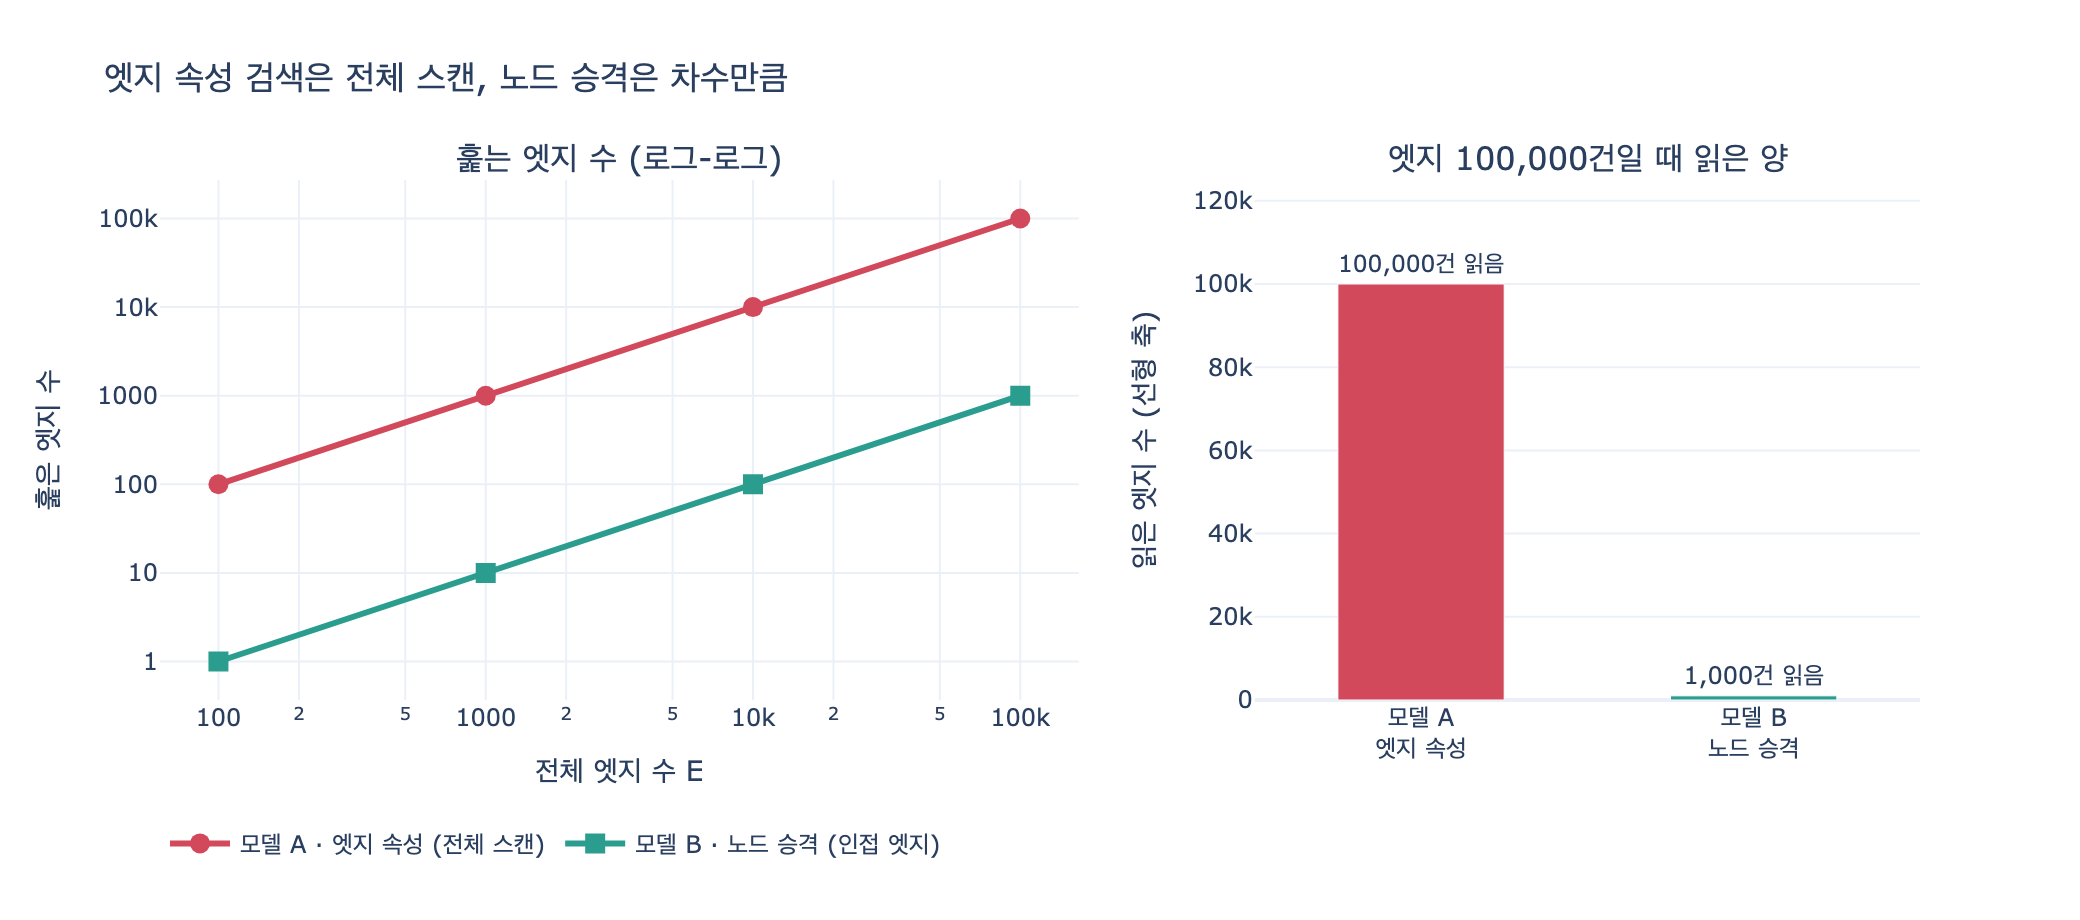

Reproduce this figure in Python.
# %% [markdown]
# # 엣지 속성으로 검색하면 전체 스캔이 된다
#
# **질문**: 엣지 모델에서 "김하늘이 담당한 체결 건"을 찾으려면 어떻게 해야 하는가?
#
# **답**: 모든 엣지를 훑으며 `props["by"]`를 확인해야 한다. 엣지 속성에는 색인을 걸 수
# 없는 엔진이 많아 전체 스캔이 된다.
#
# 이 노트북은 같은 사실을 두 가지 모델로 저장해 놓고, 같은 질문을 던졌을 때
# "훑어야 하는 엣지 수"가 어떻게 달라지는지 세어 본다.
#
# - 모델 A (엣지): `(회사)-[:SIGNED {at, by}]->(계약)`
# - 모델 B (노드 승격): `(회사)-[:HAS]->(체결)-[:OF]->(계약)`, `(체결)-[:BY]->(담당자)`
#
# 비용 모형은 이렇게 쓴다. 전체 스캔은 엣지 수 $E$에 비례하고, 노드에서 인접 엣지만
# 따라가는 것은 그 노드의 차수 $d$에 비례한다.
#
# $$T_{\text{edge}} = \Theta(E), \qquad T_{\text{node}} = \Theta(d(v))$$

# %%
# 필요 패키지: plotly, kaleido  (없으면 시각화 셀만 건너뛰면 된다)
from collections import defaultdict

# --- 모델 A: 관계를 엣지로 ---
# 담당자(by)가 «엣지 속성»으로 들어가 있다. 읽기는 쉽지만 찾기는 어렵다.
EDGE_MODEL = [
    ("가온테크", "SIGNED", "C-2025-118", {"at": "2025-06-02", "by": "김하늘"}),
    ("가온테크", "SIGNED", "C-2024-002", {"at": "2024-01-15", "by": "박서준"}),
    ("나루소프트", "SIGNED", "C-2025-004", {"at": "2025-01-20", "by": "김하늘"}),
]

# --- 모델 B: 관계를 노드로 승격 ---
# 체결이 노드가 되고, 담당자도 노드가 된다. 담당자는 이제 «찾을 수 있는» 대상이다.
NODE_MODEL_NODES = {
    "s1": {"label": "체결", "at": "2025-06-02"},
    "s2": {"label": "체결", "at": "2024-01-15"},
    "s3": {"label": "체결", "at": "2025-01-20"},
}
NODE_MODEL_EDGES = [
    ("가온테크", "HAS", "s1"), ("s1", "OF", "C-2025-118"), ("s1", "BY", "김하늘"),
    ("가온테크", "HAS", "s2"), ("s2", "OF", "C-2024-002"), ("s2", "BY", "박서준"),
    ("나루소프트", "HAS", "s3"), ("s3", "OF", "C-2025-004"), ("s3", "BY", "김하늘"),
]

print(f"모델 A 엣지 {len(EDGE_MODEL)}개 / 모델 B 노드 {len(NODE_MODEL_NODES)}개, 엣지 {len(NODE_MODEL_EDGES)}개")
# 출력: 모델 A 엣지 3개 / 모델 B 노드 3개, 엣지 9개

# %% [markdown]
# ## 1단계 — 엣지 모델의 답: 전체 스캔
#
# 시작점으로 삼을 노드가 없다. "김하늘"은 노드가 아니라 문자열 속성값이므로,
# 그래프 탐색을 시작할 자리가 존재하지 않는다. 남은 방법은 하나뿐이다.
# **모든 엣지를 하나씩 꺼내서 `props["by"]`를 비교하는 것.**

# %%
def q_edge_model(who, edges=EDGE_MODEL):
    """«김하늘이 담당한 체결 건» — 엣지 모델에서는 모든 엣지를 훑어야 한다."""
    scanned = 0
    out = []
    for src, _rel, dst, props in edges:
        scanned += 1                      # 색인이 없으니 한 건도 건너뛸 수 없다
        if props.get("by") == who:
            out.append((src, dst, props["at"]))
    return out, scanned


rows_a, scanned_a = q_edge_model("김하늘")
print(f"결과 {len(rows_a)}건, 훑은 엣지 {scanned_a}개")
for r in rows_a:
    print("   ", r)
# 출력: 결과 2건, 훑은 엣지 3개
# 출력:     ('가온테크', 'C-2025-118', '2025-06-02')
# 출력:     ('나루소프트', 'C-2025-004', '2025-01-20')

# %% [markdown]
# 결과 2건을 얻기 위해 엣지 3개를 다 봤다. 엣지가 3개일 때는 아무렇지 않다.
# 문제는 이 3이 $E$라는 점이다. 엣지가 100만이면 100만을 훑는다.
#
# Cypher로 쓰면 이런 모양이 되고, 실행 계획에는 `AllRelationshipsScan`(또는
# `RelationshipTypeScan` + 필터)이 뜬다. 노드 시작점이 없어서 색인 탐색으로
# 들어갈 입구가 없기 때문이다.
#
# ```cypher
# MATCH (c:회사)-[s:SIGNED]->(k:계약)
# WHERE s.by = '김하늘'          // 엣지 속성 조건 → 관계 전체 스캔
# RETURN c, k, s.at
# ```

# %% [markdown]
# ## 2단계 — 노드 모델의 답: 인접 엣지만
#
# "김하늘"이 노드가 되면 이야기가 달라진다. 노드는 라벨+속성으로 색인을 걸 수 있으니
# $O(\log n)$(또는 해시면 $O(1)$)으로 찾아 들어가고, 거기서부터는 자기에게 붙은
# `BY` 엣지만 거꾸로 따라가면 된다. 나머지 그래프는 아예 만지지 않는다.

# %%
def q_node_model(who, edges=NODE_MODEL_EDGES):
    """노드 모델에서는 «김하늘»에게 들어오는 BY 엣지만 보면 된다."""
    incoming = defaultdict(list)          # 실제 엔진에서는 저장 구조 자체가 이 색인이다
    for src, rel, dst in edges:
        incoming[dst].append((src, rel))

    scanned = 0
    out = []
    for src, rel in incoming[who]:        # 김하늘의 차수만큼만 훑는다
        scanned += 1
        if rel != "BY":
            continue
        company = next(a for a, r, b in edges if b == src and r == "HAS")
        contract = next(b for a, r, b in edges if a == src and r == "OF")
        out.append((company, contract, NODE_MODEL_NODES[src]["at"]))
    return out, scanned


rows_b, scanned_b = q_node_model("김하늘")
print(f"결과 {len(rows_b)}건, 훑은 엣지 {scanned_b}개")
for r in rows_b:
    print("   ", r)
# 출력: 결과 2건, 훑은 엣지 2개
# 출력:     ('가온테크', 'C-2025-118', '2025-06-02')
# 출력:     ('나루소프트', 'C-2025-004', '2025-01-20')

# %% [markdown]
# 두 모델의 **결과는 완전히 같다**. 달라진 건 비용의 증가 곡선이다.
#
# | 모델 | 시작점 | 훑는 양 | 데이터가 10배 늘면 |
# |---|---|---|---|
# | A (엣지 속성) | 없음 | 전체 엣지 $E$ | 비용도 10배 |
# | B (노드 승격) | 색인된 담당자 노드 | 그 노드의 차수 $d$ | 그 사람 건수만큼만 |

# %% [markdown]
# ## 3단계 — 규모를 키워 본다
#
# 담당자가 100명이고 각자 계약을 고르게 나눠 가졌다고 하자.
# 엣지가 늘어날 때 두 모델이 훑는 양을 세어 본다.

# %%
import random

def build(n_edges, n_reps=100, seed=7):
    """담당자 n_reps 명이 계약 n_edges 건을 고르게 나눠 가진 데이터를 만든다."""
    rnd = random.Random(seed)
    reps = [f"담당자{i:03d}" for i in range(n_reps)]
    edge_model = [
        (f"회사{rnd.randrange(500)}", "SIGNED", f"C-{i:07d}",
         {"at": "2025-01-01", "by": reps[i % n_reps]})
        for i in range(n_edges)
    ]
    node_edges = []
    for i, (co, _r, contract, props) in enumerate(edge_model):
        sid = f"s{i}"
        node_edges += [(co, "HAS", sid), (sid, "OF", contract), (sid, "BY", props["by"])]
    return edge_model, node_edges


TARGET = "담당자000"
SIZES = [100, 1_000, 10_000, 100_000]
rows = []
for n in SIZES:
    em, nm = build(n)
    res_a, sc_a = q_edge_model(TARGET, em)

    # 노드 모델은 색인 조회 후 인접 엣지만 — 여기서는 BY 역인접만 세어 본다
    inc = defaultdict(list)
    for s, r, d in nm:
        if r == "BY":
            inc[d].append(s)
    sc_b = len(inc[TARGET])

    rows.append((n, len(res_a), sc_a, sc_b, sc_a / sc_b))

print(f"{'엣지 수':>9} {'결과':>5} {'A 스캔':>9} {'B 스캔':>7} {'배율':>9}")
for n, hits, sa, sb, ratio in rows:
    print(f"{n:>9,} {hits:>5} {sa:>9,} {sb:>7,} {ratio:>8,.0f}x")
# 출력:      엣지 수    결과      A 스캔    B 스캔        배율
# 출력:        100     1       100       1      100x
# 출력:      1,000    10     1,000      10      100x
# 출력:     10,000   100    10,000     100      100x
# 출력:    100,000  1000   100,000   1,000      100x

# %% [markdown]
# 담당자가 100명이므로 배율은 100배로 고정된다. 여기서 읽어야 할 것은 배율이 아니라
# **선택도(selectivity)** 다. 결과는 전체의 $1/100$인데 A 모델은 항상 100%를 읽는다.
# 담당자가 1만 명이면 A는 여전히 100%를 읽고 B는 0.01%만 읽는다. 즉
#
# $$\frac{T_{\text{edge}}}{T_{\text{node}}} \approx \frac{E}{E/R} = R \quad (R = \text{담당자 수})$$
#
# 카디널리티가 높은 속성일수록 전체 스캔의 낭비가 커진다. 색인이 가장 필요한 자리에서
# 색인을 걸 수 없는 것이 엣지 속성의 함정이다.

# %% [markdown]
# ## 4단계 — 왜 엣지 속성에는 색인을 못 거는가
#
# 엔진마다 사정이 다르지만 대략 이렇다.
#
# | 엔진 | 관계/엣지 속성 색인 |
# |---|---|
# | Neo4j | 5.x부터 관계 속성 색인 지원(RANGE/TEXT/POINT/FULL-TEXT). 그전에는 없었다 |
# | 다수의 프로퍼티 그래프 엔진 | 노드 속성 색인만. 엣지 속성은 필터 조건으로만 쓰인다 |
# | RDF | 엣지에 속성 자체가 없다. 표현하려면 reification 또는 RDF-star가 필요하다 |
#
# 색인을 지원하더라도 **엣지는 노드에 매달린 저장 구조**라서, 엣지 속성 조건만으로는
# 탐색의 시작점이 정해지지 않는 경우가 많다. 그리고 "우리 엔진은 지원한다"에
# 설계를 걸어 두면, 엔진을 바꾸는 순간 질의가 조용히 전체 스캔으로 퇴화한다.

# %% [markdown]
# ## 5단계 — 그래서 승격 기준은 하나다
#
# 관계를 노드로 올릴지 판단하는 질문 세 개.
#
# 1. 그 관계에 속성이 붙나?
# 2. 그 관계가 제3의 대상과 이어지나?
# 3. **그 속성으로 검색하나?**
#
# 3번이 결정적이다. `props["by"]`를 `WHERE` 절에 쓰기 시작한 순간이 승격 신호다.
#
# > 속성은 **읽는** 것이고, 노드는 **찾는** 것이다.
#
# 승격은 늦게 해도 되지만 미루면 안 된다. 데이터가 쌓일수록 옮기는 값이 비례해 오르고,
# 정작 제일 오래 걸리는 일은 데이터 이동이 아니라 표기 통일이다.

# %%
# --- 시각화: 엣지 수 대비 스캔량 (로그-로그) ---
import os

def _show(fig):
    try:
        from IPython import get_ipython
        if get_ipython() is not None:  # VSCode 셀/Jupyter에서만 렌더링
            fig.show()
    except ImportError:
        pass


try:
    import plotly.graph_objects as go
    from plotly.subplots import make_subplots

    xs = [r[0] for r in rows]
    ys_a = [r[2] for r in rows]
    ys_b = [r[3] for r in rows]

    fig = make_subplots(
        rows=1, cols=2,
        subplot_titles=(
            "훑는 엣지 수 (로그-로그)",
            "엣지 100,000건일 때 읽은 양",
        ),
        column_widths=[0.58, 0.42],
    )

    fig.add_trace(go.Scatter(x=xs, y=ys_a, mode="lines+markers",
                             name="모델 A · 엣지 속성 (전체 스캔)",
                             line=dict(width=3, color="#d1495b"),
                             marker=dict(size=10, symbol="circle")),
                  row=1, col=1)
    fig.add_trace(go.Scatter(x=xs, y=ys_b, mode="lines+markers",
                             name="모델 B · 노드 승격 (인접 엣지)",
                             line=dict(width=3, color="#2a9d8f"),
                             marker=dict(size=10, symbol="square")),
                  row=1, col=1)

    last = rows[-1]
    fig.add_trace(go.Bar(x=["모델 A<br>엣지 속성", "모델 B<br>노드 승격"], y=[last[2], last[3]],
                         text=[f"{last[2]:,}건 읽음", f"{last[3]:,}건 읽음"],
                         textposition="outside", width=0.5,
                         marker_color=["#d1495b", "#2a9d8f"],
                         showlegend=False),
                  row=1, col=2)

    fig.update_xaxes(type="log", title_text="전체 엣지 수 E", row=1, col=1)
    fig.update_yaxes(type="log", title_text="훑은 엣지 수", row=1, col=1)
    fig.update_yaxes(title_text="읽은 엣지 수 (선형 축)", range=[0, last[2] * 1.25],
                     row=1, col=2)
    fig.update_layout(
        title="엣지 속성 검색은 전체 스캔, 노드 승격은 차수만큼",
        template="plotly_white", height=460, width=1040,
        legend=dict(orientation="h", y=-0.22, x=0),
        margin=dict(t=90, b=110),
    )

    _show(fig)
    out_png = os.path.join(os.path.dirname(os.path.abspath(__file__)), "expy.png")
    fig.write_image(out_png, scale=2)
    print("saved:", out_png)
except Exception as exc:  # kaleido/plotly 미설치 등
    print("시각화 건너뜀:", type(exc).__name__, exc)
# 출력: saved: .../expy.png

# %% [markdown]
# ## 정리
#
# - 엣지 모델에서 `by`로 찾으려면 **모든 엣지를 훑으며 `props["by"]`를 확인**해야 한다.
#   시작점이 될 노드가 없기 때문이다.
# - 엣지 속성 색인은 지원이 제한적이라(또는 아예 없어서) 전체 스캔으로 퇴화한다.
# - 담당자를 노드로 승격하면 색인 조회 한 번 + 인접 엣지 순회로 끝난다.
#   비용이 $\Theta(E)$에서 $\Theta(d(v))$로 바뀐다.
# - 판단 기준: **그 속성으로 검색하기 시작했는가.** 그렇다면 승격할 때다.
